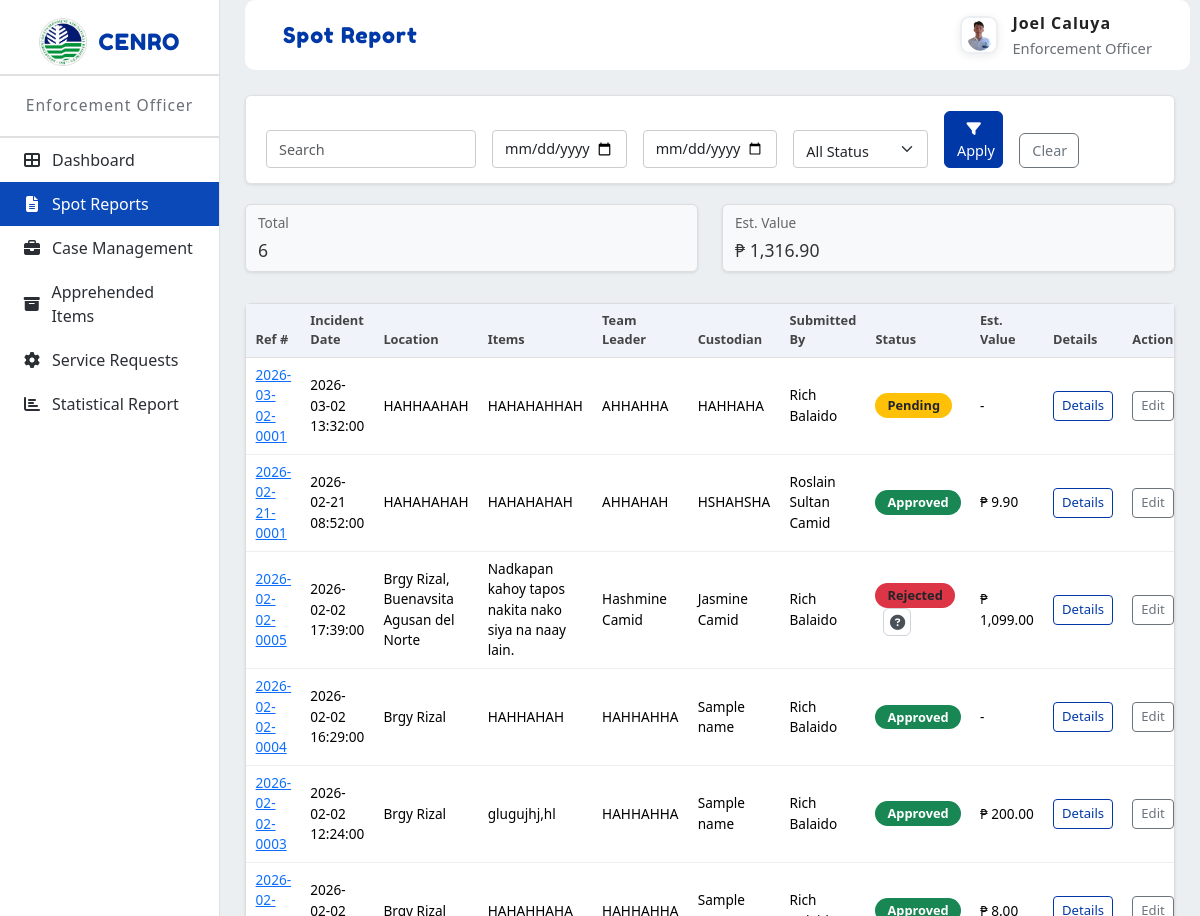
/prototype/app/modules/enforcement_officer/views/spot_reports.php (signed in), run on the app's committed database.
### tables this page shows
CREATE TABLE `users` (
  `id` int(11) NOT NULL,
  `email` varchar(255) NOT NULL,
  `password_hash` varchar(255) NOT NULL,
  `full_name` varchar(255) NOT NULL,
  `contact_number` varchar(20) DEFAULT NULL,
  `office_unit` varchar(255) DEFAULT NULL,
  `profile_picture` varchar(255) DEFAULT NULL,
  `role` enum('Admin','Enforcement Officer','Enforcer','Property Custodian','Office Staff') NOT NULL,
  `status` tinyint(1) DEFAULT 1,
  `created_at` timestamp NOT NULL DEFAULT current_timestamp(),
  `updated_at` timestamp NOT NULL DEFAULT current_timestamp() ON UPDATE current_timestamp(),
  `last_login` timestamp NULL DEFAULT NULL,
  `position` varchar(100) DEFAULT NULL
);

CREATE TABLE `spot_reports` (
  `id` int(10) UNSIGNED NOT NULL,
  `reference_no` varchar(100) NOT NULL,
  `incident_datetime` datetime DEFAULT NULL,
  `memo_date` datetime DEFAULT NULL,
  `location` text DEFAULT NULL,
  `summary` text DEFAULT NULL,
  `team_leader` varchar(255) DEFAULT NULL,
  `custodian` varchar(255) DEFAULT NULL,
  `status` varchar(50) NOT NULL DEFAULT 'Draft',
  `status_comment` text DEFAULT NULL,
  `case_status` varchar(64) DEFAULT NULL,
  `created_at` datetime NOT NULL DEFAULT current_timestamp(),
  `updated_at` datetime DEFAULT NULL,
  `submitted_by` int(11) DEFAULT NULL
);

### prototype/app/modules/enforcement_officer/views/spot_reports.php (the view, shortened to what this page needs)
<!DOCTYPE html>
<html lang="en">
<head>
  <link href="https://cdn.jsdelivr.net/npm/bootstrap@5.3.2/dist/css/bootstrap.min.css" rel="stylesheet">
  <link rel="stylesheet" href="https://cdn.jsdelivr.net/npm/bootstrap-icons@1.11.1/font/bootstrap-icons.css">
  <link rel="stylesheet" href="../../../../public/assets/css/modules/admin/common.css">
  <link rel="stylesheet" href="../../../../public/assets/css/modules/admin/spot-reports.css">
  <link rel="stylesheet" href="https://cdnjs.cloudflare.com/ajax/libs/font-awesome/6.4.2/css/all.min.css">
</head>
<body>
  <div class="layout">
    <nav class="sidebar" role="navigation" aria-label="Main sidebar">
      <div class="sidebar-logo">
        <img src="../../../../public/assets/images/denr-logo.png" alt="DENR Logo">
        <span>CENRO</span>
      </div>
      <div class="sidebar-role">Enforcement Officer</div>
      <nav class="sidebar-nav" aria-label="Sidebar menu">
        <ul>
          <li><a href="dashboard.php"><i class="fa fa-th-large"></i> Dashboard</a></li>
          <li class="active"><a href="spot_reports.php"><i class="fa fa-file-text"></i> Spot Reports</a></li>
          <li><a href="case_management.php"><i class="fa fa-briefcase"></i> Case Management</a></li>
          <li><a href="apprehended_items.php"><i class="fa fa-archive"></i> Apprehended Items</a></li>
          <li><a href="service_requests.php"><i class="fa fa-cog"></i> Service Requests</a></li>
          <li><a href="statistical_report.php"><i class="fa fa-chart-bar"></i> Statistical Report</a></li>
        </ul>
      </nav>
    </nav>
    <div class="main">
      <div class="topbar">
        <div class="topbar-card">
          <div class="topbar-title">Spot Report</div>
          <?php include __DIR__ . '/../../shared/views/topbar_profile.php'; ?>
        </div>
      </div>
      <div class="main-content">
        <div class="container-fluid p-4">
          <div class="filter-section mb-4">
            <div class="row g-3 align-items-end">
              <div class="col-md-3">
                <input type="text" class="form-control" placeholder="Search" id="searchInput">
              </div>
              <div class="col-md-2">
                <input type="date" class="form-control" placeholder="dd/mm/yyyy" id="dateFrom">
              </div>
              <div class="col-md-2">
                <input type="date" class="form-control" placeholder="dd/mm/yyyy" id="dateTo">
              </div>
              <div class="col-md-2">
                <select class="form-select" id="statusFilter">
                  <option value="">All Status</option>
                </select>
              </div>
              <div class="col-md-1">
                <button class="btn btn-primary w-100" id="applyFilter">
                  <i class="fa fa-filter"></i> Apply
                </button>
              </div>
              <div class="col-md-1">
                <button class="btn btn-outline-secondary w-100" id="clearFilter">Clear</button>
              </div>
            </div>
          </div>
          <?php
          try {
            require_once dirname(dirname(dirname(__DIR__))) . '/config/db.php';
            $stmt = $pdo->prepare("SELECT s.id, s.reference_no, s.incident_datetime, s.location, s.summary, s.team_leader, s.custodian, s.status, s.status_comment, u.full_name AS submitted_by_name, (SELECT SUM(value) FROM spot_report_items WHERE report_id = s.id) AS est_value FROM spot_reports s LEFT JOIN users u ON u.id = s.submitted_by WHERE u.role = 'Enforcer' ORDER BY s.created_at DESC");
            $stmt->execute();
            $rows = $stmt->fetchAll(PDO::FETCH_ASSOC);
          } catch (Exception $e) {
            $rows = array();
          }
          function short_text($s, $len = 120) {
            $s = trim(strip_tags((string)$s));
            if (mb_strlen($s) <= $len) return $s;
            return mb_substr($s, 0, $len) . '...';
          }
          $totalReports = count($rows);
          $totalEst = 0.0;
          foreach ($rows as $r) {
            $estRaw = isset($r['est_value']) ? $r['est_value'] : null;
            $totalEst += ($estRaw !== null && $estRaw !== '') ? (float)$estRaw : 0.0;
          }
          $totalEstFormatted = $totalReports > 0 ? '₱ ' . number_format($totalEst, 2) : '-';
          ?>
          <div class="row mb-3">
            <div class="col-md-6 mb-3">
              <div class="summary-card">
                <div class="summary-label">Total</div>
                <div id="summaryTotal" class="summary-value"><?php echo $totalReports; ?></div>
              </div>
            </div>
            <div class="col-md-6 mb-3">
              <div class="summary-card">
                <div class="summary-label">Est. Value</div>
                <div id="summaryEst" class="summary-value"><?php echo $totalEstFormatted; ?></div>
              </div>
            </div>
          </div>
          <div class="card">
            <div class="card-body p-0">
              <div class="table-responsive">
                <table class="table table-hover mb-0">
                  <thead class="table-light">
                    <tr>
                      <th>Ref #</th>
                      <th>Incident Date</th>
                      <th>Location</th>
                      <th>Items</th>
                      <th>Team Leader</th>
                      <th>Custodian</th>
                      <th>Submitted By</th>
                      <th>Status</th>
                      <th>Est. Value</th>
                      <th>Details</th>
                      <th>Actions</th>
                    </tr>
                  </thead>
                  <tbody>
                    <?php
                    if (!empty($rows)) {
                      foreach ($rows as $r) {
                        $ref = htmlspecialchars($r['reference_no']);
                        $inc = $r['incident_datetime'] ? htmlspecialchars($r['incident_datetime']) : '-';
                        $loc = htmlspecialchars($r['location'] ?? '');
                        $sum = htmlspecialchars(short_text($r['summary'] ?? ''));
                        $tl = htmlspecialchars($r['team_leader'] ?? '');
                        $cust = htmlspecialchars($r['custodian'] ?? '');
                        $submittedBy = htmlspecialchars($r['submitted_by_name'] ?? '-');
                        $statusRaw = strtolower(trim($r['status'] ?? ''));
                        $commentRaw = isset($r['status_comment']) ? $r['status_comment'] : '';
                        $badgeClass = 'bg-secondary';
                        if ($statusRaw === 'approved') $badgeClass = 'bg-success';
                        elseif ($statusRaw === 'pending') $badgeClass = 'bg-warning';
                        elseif ($statusRaw === 'rejected') $badgeClass = 'bg-danger';
                        elseif ($statusRaw === 'under_review' || $statusRaw === 'under review') $badgeClass = 'bg-info';
                        $status = htmlspecialchars($r['status'] ?? '');
                        $commentAttr = htmlspecialchars($commentRaw, ENT_QUOTES);
                        $estRaw = isset($r['est_value']) ? $r['est_value'] : null;
                        $est = ($estRaw !== null && $estRaw !== '') ? ('₱ ' . number_format((float)$estRaw, 2)) : '-';
                        $viewUrl = 'view_spot_report.php?ref=' . urlencode($r['reference_no']);
                        echo "<tr>\n";
                        echo "  <td><a href=\"$viewUrl\">$ref</a></td>\n";
                        echo "  <td>$inc</td>\n";
                        echo "  <td>$loc</td>\n";
                        echo "  <td>$sum</td>\n";
                        echo "  <td>$tl</td>\n";
                        echo "  <td>$cust</td>\n";
                        echo "  <td>$submittedBy</td>\n";
                        $statusHtml = "<span class=\"badge $badgeClass\">$status</span>";
                        if (strpos(strtolower($status), 'rejected') !== false && $commentRaw !== '') {
                          $statusHtml .= " <button type=\"button\" class=\"status-comment-btn\" data-comment=\"{$commentAttr}\" title=\"View comment\" style=\"display:inline-flex;align-items:center;justify-content:center;width:28px;height:28px;margin-left:8px;vertical-align:middle;border:1px solid #ced4da;border-radius:6px;background:#fff;color:#495057;padding:0;\"><i class=\"fa fa-question-circle\"></i></button>";
                        }
                        echo "  <td>$statusHtml</td>\n";
                        echo "  <td>$est</td>\n";
                        echo "  <td><a class=\"btn btn-sm btn-outline-primary\" href=\"$viewUrl\">Details</a></td>\n";
                        echo "  <td><button class=\"btn btn-sm btn-outline-secondary\" onclick=\"editSpotReportStatus('$ref')\">Edit</button></td>\n";
                        echo "</tr>\n";
                      }
                    } else {
                      echo '<tr><td colspan="11" class="text-center">No spot reports found.</td></tr>';
                    }
                    ?>
                  </tbody>
                </table>
              </div>
            </div>
          </div>
        </div>
      </div>
    </div>
  </div>
</body>
</html>

### prototype/app/modules/shared/views/topbar_profile.php (shortened to what this page needs)
<?php
require_once __DIR__ . '/../../../../app/config/db.php';
$topImg = '../../../../public/assets/images/default-avatar.png';
$topName = 'Guest';
$topRole = 'User';
$sessionUserId = $_SESSION['uid'] ?? $_SESSION['id'] ?? null;
$sessionUserEmail = $_SESSION['email'] ?? null;
try {
  $r = null;
  if (!empty($sessionUserId)) {
    $stmt = $pdo->prepare('SELECT id, full_name, profile_picture, role FROM users WHERE id = ? LIMIT 1');
    $stmt->execute([$sessionUserId]);
    $r = $stmt->fetch();
  } elseif (!empty($sessionUserEmail)) {
    $stmt = $pdo->prepare('SELECT id, full_name, profile_picture, role FROM users WHERE email = ? LIMIT 1');
    $stmt->execute([$sessionUserEmail]);
    $r = $stmt->fetch();
  }
  if (!empty($r)) {
    if (!empty($r['full_name'])) {
      $parts = preg_split('/\s+/', trim($r['full_name']));
      if (count($parts) === 1) {
        $topName = $parts[0];
      } else {
        $topName = $parts[0] . ' ' . $parts[count($parts) - 1];
      }
    } else {
      $topName = $topName;
    }
    $topRole = !empty($r['role']) ? $r['role'] : $topRole;
    if (!empty($r['profile_picture'])) {
      $stored = ltrim($r['profile_picture'], '/');
      $fsPath = __DIR__ . '/../../../../' . $stored;
      if (file_exists($fsPath)) {
        $topImg = '../../../../' . $stored;
      }
    }
  }
} catch (Exception $e) {
}
?>
<div class="topbar-profile-card" id="profileCard">
  <img src="<?php echo htmlspecialchars($topImg); ?>" alt="Profile" class="topbar-profile-img" id="profileImg">
  <div class="topbar-profile-info">
    <span class="name"><?php echo htmlspecialchars($topName); ?></span>
    <span class="role"><?php echo htmlspecialchars($topRole); ?></span>
  </div>
</div>

### prototype/public/assets/css/modules/admin/common.css (style rules this page uses)
body { margin:0; font-family:"Segoe UI", Arial, sans-serif; background:#eceff1; }
.layout { display:flex; height:100vh; }
.sidebar { width:220px; background:#fff; border-right:1px solid #e0e0e0; display:flex; flex-direction:column; align-items:center; padding:0; position: fixed; top: 0; left: 0; bottom: 0; height: 100vh; z-index: 100; }
.sidebar-logo { width:100%; display:flex; flex-direction:row; align-items:center; justify-content:center; gap:12px; padding:18px 18px 8px 18px; }
.sidebar-logo img { width:48px; height:48px; object-fit:contain; }
.sidebar-logo span { color:#0038A8; font-family:'Fredoka One', cursive; font-size:1.4rem; font-weight:400; letter-spacing:1px; }
.sidebar-role { width:100%; text-align:center; padding:18px 0 18px 0; color:#6b6f76; font-size:.98rem; font-weight:500; letter-spacing:1px; border-top:2px solid #e0e0e0; border-bottom:2px solid #e0e0e0; background:#fff; }
.sidebar-nav { width:100%; margin-top:0; }
.sidebar-nav ul { list-style:none; margin:0; padding:0; }
.sidebar-nav li { display:flex; align-items:center; gap:10px; padding:10px 22px; cursor:pointer; color:#2b2f35; font-size:1rem; transition:background .15s; }
.sidebar-nav li:not(.dropdown) { padding:10px 22px; }
.sidebar-nav li.active { background:#0a49b7; color:#fff; }
.sidebar-nav li i { width:20px; text-align:center; }
.sidebar-nav li a { color:inherit; text-decoration:none; width:100%; display:flex; align-items:center; gap:10px; }
.badge { background: #ffc107; color: #212529; border-radius: 12px; padding: 2px 8px; font-size: 0.75rem; font-weight: 600; min-width: 20px; text-align: center; display: inline-block; }
.main { margin-left: 220px; width: calc(100% - 220px); display: flex; flex-direction: column; height: 100vh; }
.topbar { background: #eceff1; padding: 15px 0; display: flex; align-items: flex-start; justify-content: center; padding: 0; }
.topbar-card { width: 98%; margin: 0px auto 0 auto; margin-left: 25px; background: #fff; border-radius: 10px; box-shadow: none; display: flex; align-items: center; justify-content: flex-start; padding: 2px 38px; min-height: 70px; }
.topbar-title { font-size: 1.35rem; font-family: 'Fredoka One', cursive; color: #0038A8; margin: 0; letter-spacing: 1px; flex: 3; margin-right: 15px; }
.topbar-profile-card { display: flex; align-items: center; background: none; border-radius: 5px; box-shadow: none; padding: 0; min-width: 180px; max-width: 220px; width: auto; flex: 0 0 auto; cursor: pointer; position: relative; }
.topbar-profile-img { width: 40px; height: 40px; border-radius: 50%; margin-right: 12px; object-fit: cover; }
.topbar-profile-info { display: flex; flex-direction: column; }
.topbar-profile-info .name { font-weight: 600; font-size: 0.9rem; color: #2b2f35; margin-bottom: 2px; }
.topbar-profile-info .role { font-size: 0.8rem; color: #6b6f76; }
.main-content { flex: 1; background: #eceff1; overflow-y: auto; opacity: 0; transform: translateY(30px) scale(0.98); filter: blur(2px); animation: professionalSlideIn 0.8s cubic-bezier(0.25, 0.46, 0.45, 0.94) 0.1s forwards; }
.main-content > * { opacity: 0; transform: translateY(20px); animation: staggeredFadeIn 0.6s cubic-bezier(0.25, 0.46, 0.45, 0.94) forwards; }
.main-content > *:nth-child(1) { animation-delay: 0.2s; }
.topbar-profile-img, .profile-image, .user-avatar, .profile-photo, .team-avatar, .requester-avatar, .img-fluid.rounded-circle { border-radius: 6px !important; }
.card { border: 1px solid #e9ecef; border-radius: 0.375rem; }
.table-light, .table-light > th, .table-light > td, thead.table-light th { background-color: #F0F4FA !important; }
.main::before, .main::after, .main-content::before, .main-content::after { content: none !important; background: none !important; }
body { overflow-x: hidden; }
.main { overflow: hidden; }

### prototype/app/modules/enforcement_officer/views/spot_reports.php (style rules this page uses)
.badge.bg-success { background-color: #198754 !important; color: white !important; }
.table thead th, .table tbody td { font-size: 0.85rem; padding: 0.45rem 0.6rem; }
.table thead th { font-size: 0.8rem; }
.status-comment-btn i { font-size: 0.95rem; }
.btn-sm { padding: 0.25rem 0.5rem; font-size: 0.82rem; }

### data on the page
users: profile_picture (picture), full_name "Joel Caluya", role "Enforcement Officer"
spot_reports: reference_no "2026-03-02-0001", incident_datetime "2026-03-02 13:32:00", location "HAHHAAHAH", summary "HAHAHAHHAH", team_leader "AHHAHHA", custodian "HAHHAHA", submitted_by.full_name "Rich Balaido", status "Pending", est "-"
spot_reports: reference_no "2026-02-21-0001", incident_datetime "2026-02-21 08:52:00", location "HAHAHAHAH", summary "HAHAHAHAH", team_leader "AHHAHAH", custodian "HSHAHSHA", submitted_by.full_name "Roslain Sultan Camid", status "Approved", est "₱ 9.90"
spot_reports: reference_no "2026-02-02-0005", incident_datetime "2026-02-02 17:39:00", location "Brgy Rizal, Buenavsita Agusan del Norte", summary "Nadkapan kahoy tapos nakita nako siya na naay lain.", team_leader "Hashmine Camid", custodian "Jasmine Camid", submitted_by.full_name "Rich Balaido", status "Rejected", est "₱ 1,099.00"
spot_reports: reference_no "2026-02-02-0004", incident_datetime "2026-02-02 16:29:00", location "Brgy Rizal", summary "HAHHAHAH", team_leader "HAHHAHHA", custodian "Sample name", submitted_by.full_name "Rich Balaido", status "Approved", est "-"
spot_reports: reference_no "2026-02-02-0003", incident_datetime "2026-02-02 12:24:00", location "Brgy Rizal", summary "glugujhj,hl", team_leader "HAHHAHHA", custodian "Sample name", submitted_by.full_name "Rich Balaido", status "Approved", est "₱ 200.00"
spot_reports: custodian "Sample…", submitted_by.full_name "Rich…"

### other printed values
$totalReports "6"
$totalEstFormatted "₱ 1,316.90"
